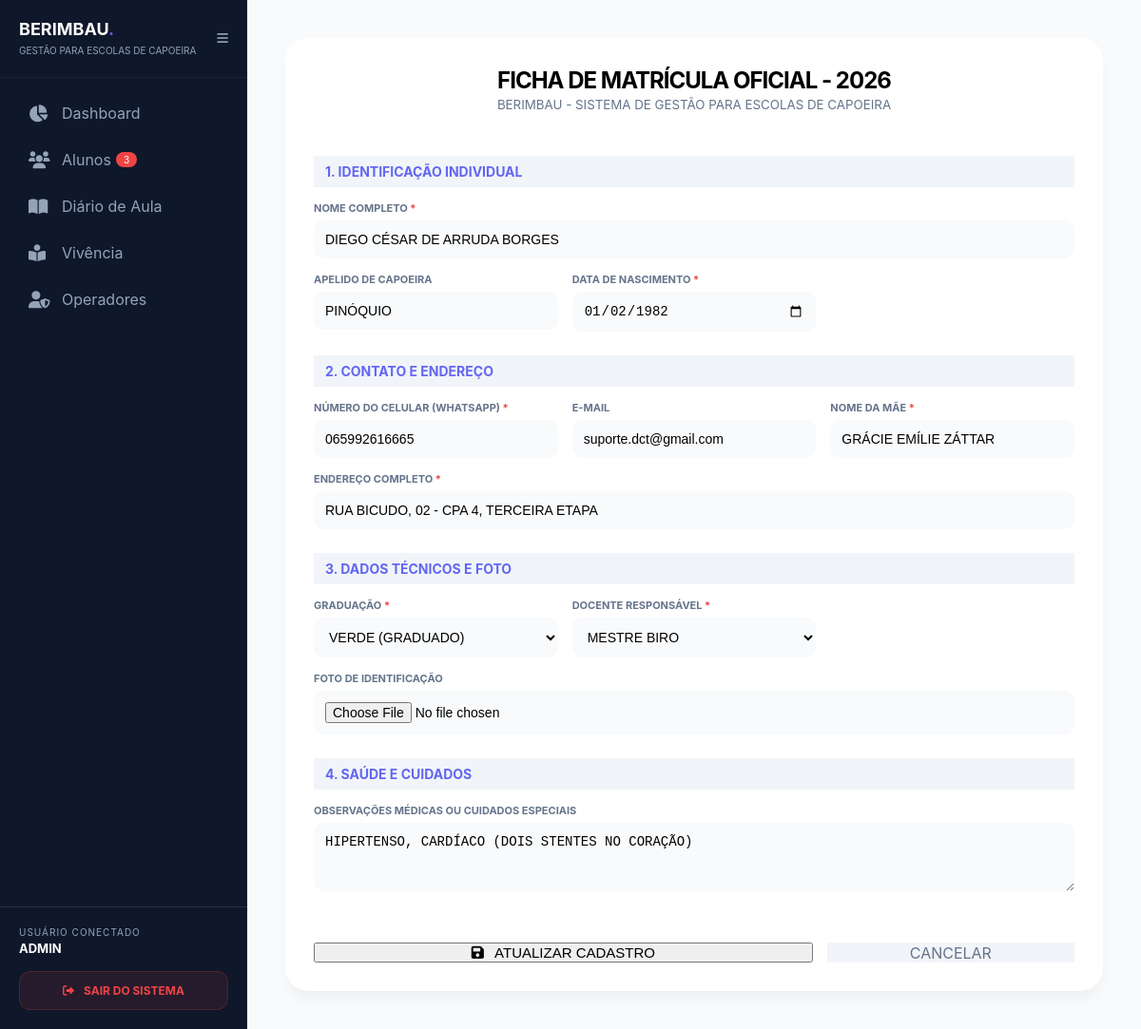
The page /index.php?edit=1 (signed in) on the database its author committed.
### tables this page shows
CREATE TABLE `alunos` (
  `id` int(11) NOT NULL,
  `foto` varchar(255) DEFAULT 'padrao.png',
  `nome` varchar(255) NOT NULL,
  `apelido` varchar(100) DEFAULT NULL,
  `nascimento` date DEFAULT NULL,
  `celular` varchar(25) DEFAULT NULL,
  `email` varchar(150) DEFAULT NULL,
  `senha` varchar(255) DEFAULT NULL,
  `status` varchar(20) DEFAULT 'pendente',
  `mae` varchar(255) DEFAULT NULL,
  `pai` varchar(255) DEFAULT NULL,
  `endereco` text DEFAULT NULL,
  `cidade` varchar(100) DEFAULT NULL,
  `graduacao` varchar(100) DEFAULT NULL,
  `docente` varchar(100) DEFAULT NULL,
  `local_treino` varchar(150) DEFAULT NULL,
  `saude` text DEFAULT NULL,
  `data_cadastro` timestamp NOT NULL DEFAULT current_timestamp(),
  `usuario_id` int(11) NOT NULL
);

### includes/funcoes_alunos.php (called while the page is built, shortened)
<?php
require_once __DIR__ . '/../config/db.php';
function buscarAlunoPorId($id) {
    global $pdo;
    $stmt = $pdo->prepare("SELECT * FROM alunos WHERE id = ?");
    $stmt->execute([$id]);
    return $stmt->fetch(PDO::FETCH_ASSOC);
}

### cadastro_aluno.php (the view, shortened to what this page needs)
<?php
require_once 'includes/funcoes_alunos.php';
$aluno_edicao = null;
if (isset($_GET['edit']) && is_numeric($_GET['edit'])) {
    $aluno_edicao = buscarAlunoPorId($_GET['edit']);
}
?>
<div class="matricula-container">
    <div class="form-header">
        <h2 style="margin:0; letter-spacing:-1px;">FICHA DE MATRÍCULA OFICIAL - 2026</h2>
        <small style="color:#64748b">BERIMBAU - SISTEMA DE GESTÃO PARA ESCOLAS DE CAPOEIRA</small>
    </div>
    <form method="POST" enctype="multipart/form-data">
        <div class="section-title">1. Identificação Individual</div>
        <div class="grid-row">
            <div class="form-group-full">
                <label class="label-matricula required-mark">Nome Completo</label>
                <input type="text" name="nome" class="input-matricula" required value="<?= $aluno_edicao['nome'] ?? '' ?>">
            </div>
            <div>
                <label class="label-matricula">Apelido de Capoeira</label>
                <input type="text" name="apelido" class="input-matricula" value="<?= $aluno_edicao['apelido'] ?? '' ?>">
            </div>
            <div>
                <label class="label-matricula required-mark">Data de Nascimento</label>
                <input type="date" name="nascimento" class="input-matricula" required value="<?= $aluno_edicao['nascimento'] ?? '' ?>">
            </div>
        </div>
        <div class="section-title">2. Contato e Endereço</div>
        <div class="grid-row">
            <div>
                <label class="label-matricula required-mark">Número do Celular (WhatsApp)</label>
                <input type="tel" name="celular" class="input-matricula" required value="<?= $aluno_edicao['celular'] ?? '' ?>">
            </div>
            <div>
                <label class="label-matricula">E-mail</label>
                <input type="email" name="email" class="input-matricula" value="<?= $aluno_edicao['email'] ?? '' ?>">
            </div>
            <div>
                <label class="label-matricula required-mark">Nome da Mãe</label>
                <input type="text" name="mae" class="input-matricula" required value="<?= $aluno_edicao['mae'] ?? '' ?>">
            </div>
            <div class="form-group-full">
                <label class="label-matricula required-mark">Endereço Completo</label>
                <input type="text" name="endereco" class="input-matricula" required value="<?= $aluno_edicao['endereco'] ?? '' ?>">
            </div>
        </div>
        <div class="section-title">3. Dados Técnicos e Foto</div>
        <div class="grid-row">
            <div>
                <label class="label-matricula required-mark">Graduação</label>
                <select name="graduacao" class="input-matricula" required>
                    <?php
                    $graduacoes = ["CRUA", "AMARELA", "LARANJA", "VERDE (GRADUADO)", "AZUL (GRADUADO)", "ROXA (INSTRUTOR)", "MARROM (PROFESSOR)", "VERMELHA (MESTRE)"];
                    foreach($graduacoes as $g):
                        $sel = (isset($aluno_edicao['graduacao']) && $aluno_edicao['graduacao'] == $g) ? 'selected' : '';
                        echo "<option value='$g' $sel>$g</option>";
                    endforeach; ?>
                </select>
            </div>
            <div>
                <label class="label-matricula required-mark">Docente Responsável</label>
                <select name="docente" class="input-matricula" required>
                    <?php
                    $lista_docentes = [
                        "MESTRE BIRO", "MESTRE KOSKORÃO", "CONTRAMESTRE GALEGO",
                        "CONTRAMESTRE MUTUM", "CONTRAMESTRE CHIQUINHO", "CONTRAMESTRE AMENDOIM",
                        "CONTRAMESTRE COYOT", "PROFESSOR TUIUIÚ", "PROFESSOR RAFAEL",
                        "PROFESSORA CIGANA", "PROFESSOR CAVALLO", "PROFESSOR SAGUI",
                        "PROFESSOR CALADO", "INSTRUTOR ESQUILO", "INSTRUTORA SEREIA",
                        "GRADUADO DUDU", "GRADUADO GUERREIRO", "GRADUADO BIG"
                    ];
                    foreach($lista_docentes as $d):
                        $sel = (isset($aluno_edicao['docente']) && $aluno_edicao['docente'] == $d) ? 'selected' : '';
                        echo "<option value='$d' $sel>$d</option>";
                    endforeach;
                    ?>
                </select>
            </div>
            <div class="form-group-full">
                <label class="label-matricula">Foto de Identificação</label>
                <input type="file" name="foto" class="input-matricula" accept="image/*">
            </div>
        </div>
        <div class="section-title">4. Saúde e Cuidados</div>
        <div class="form-group-full">
            <label class="label-matricula">Observações Médicas ou Cuidados Especiais</label>
            <textarea name="saude" rows="3" class="input-matricula" placeholder="Alergias, lesões..."><?= $aluno_edicao['saude'] ?? '' ?></textarea>
        </div>
        <div class="btn-area-matricula">
            <button type="submit" name="btnSalvar" class="btn-berimbau btn-primary" style="flex:2; justify-content: center; font-size: 15px;">
                <i class="fas fa-save" style="margin-right: 8px;"></i> <?= $aluno_edicao ? 'ATUALIZAR CADASTRO' : 'SALVAR MATRÍCULA 2026' ?>
            </button>
            <a href="index.php?page=lista" class="btn-berimbau" style="flex:1; background:#f1f5f9; color:#64748b; text-decoration:none; display:flex; align-items:center; justify-content:center;">
                CANCELAR
            </a>
        </div>
    </form>
</div>

### assets/css/estilo_padrao.css (style rules this page uses)
:root { --primary: #6366f1; --primary-hover: #4f46e5; --sidebar-w: 260px; --sidebar-collapsed-w: 80px; --sidebar-bg: #0f172a; --bg-light: #f8fafc; --border-color: #e2e8f0; --text-main: #1e293b; --text-muted: #64748b; --danger: #ef4444; }
* { box-sizing: border-box; margin: 0; padding: 0; }
body { font-family: 'Inter', sans-serif; background: var(--bg-light); display: flex; height: 100vh; width: 100vw; overflow: hidden; }

### cadastro_aluno.php (style rules this page uses)
.matricula-container { background: white; padding: 30px; border-radius: 24px; border: 1px solid var(--border); box-shadow: 0 10px 15px -3px rgba(0,0,0,0.05); }
.form-header { text-align: center; margin-bottom: 30px; border-bottom: 2px solid var(--secondary); padding-bottom: 15px; }
.section-title { color: var(--primary); border-left: 4px solid var(--secondary); padding: 8px 12px; margin: 25px 0 15px 0; background: #f1f5f9; font-size: 14px; font-weight: 700; text-transform: uppercase; }
.grid-row { display: grid; grid-template-columns: repeat(auto-fit, minmax(220px, 1fr)); gap: 15px; margin-bottom: 15px; }
.form-group-full { grid-column: 1 / -1; }
.label-matricula { display: block; font-weight: 700; margin-bottom: 6px; font-size: 11px; color: #64748b; text-transform: uppercase; }
.input-matricula { width: 100%; padding: 12px; border: 1px solid var(--border); border-radius: 10px; background: #f8fafc; font-size: 14px; }
.required-mark::after { content: " *"; color: var(--danger); }
.btn-area-matricula { display: flex; gap: 15px; margin-top: 30px; padding-top: 20px; border-top: 1px solid var(--border); }

### rows shown on the page
alunos: nome "DIEGO CÉSAR DE ARRUDA BORGES", apelido "PINÓQUIO", nascimento "01/02/1982", celular "065992616665", email "suporte.dct@gmail.com", mae "GRÁCIE EMÍLIE ZÁTTAR", endereco "RUA BICUDO, 02 - CPA 4, TERCEIRA ETAPA", saude "HIPERTENSO, CARDÍACO (DOIS STENTES NO CORAÇÃO)"

### other values the page prints
count($solicitacoes) "3"
$_SESSION['usuario'] "ADMIN"
form field graduacao "VERDE (GRADUADO)"
form field docente "MESTRE BIRO"
